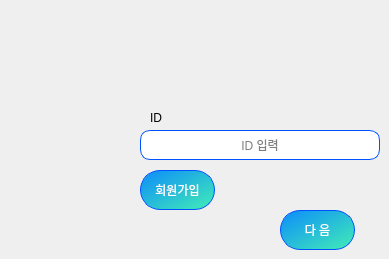
      <widget class="QWidget" name="page_31">
       <widget class="QLineEdit" name="le_input_ID">
        <property name="geometry">
         <rect>
          <x>140</x>
          <y>130</y>
          <width>240</width>
          <height>30</height>
         </rect>
        </property>
        <property name="styleSheet">
         <string notr="true">background:rgb(255, 255, 255);
border:1px solid rgb(0, 81, 255);
border-radius:10px;
</string>
        </property>
        <property name="inputMethodHints">
         <set>Qt::ImhNone</set>
        </property>
        <property name="alignment">
         <set>Qt::AlignCenter</set>
        </property>
        <property name="placeholderText">
         <string>ID 입력</string>
        </property>
       </widget>
       <widget class="QPushButton" name="btn_next">
        <property name="geometry">
         <rect>
          <x>280</x>
          <y>210</y>
          <width>75</width>
          <height>40</height>
         </rect>
        </property>
        <property name="styleSheet">
         <string notr="true">QPushButton{
color: white;
background-color:qlineargradient(spread:pad, x1:0, y1:0, x2:0.857143, y2:0.857955, stop:0 rgba(13, 140, 251, 255), stop:1 rgba(58, 224, 191));
	border-radius: 20px;
border:1px solid rgb(0, 81, 255);
}
QPushButton:hover {
color: white;
	background-color: qlineargradient(spread:pad, x1:0, y1:0, x2:0.857143, y2:0.857955, stop:0 rgba(10, 242, 251, 255), stop:1 rgba(224, 6, 159, 255));
	border-radius: 20px;}
QPushButton:pressed {
border: 3px solid rgb(0, 81, 255);
color: white;
	background-color: qlineargradient(spread:pad, x1:0, y1:0, x2:0.857143, y2:0.857955, stop:0 rgba(10, 242, 251, 255), stop:1 rgba(224, 6, 159, 255));
	border-radius: 20px;}

</string>
        </property>
        <property name="text">
         <string>다 음</string>
        </property>
       </widget>
       <widget class="QPushButton" name="btn_join">
        <property name="geometry">
         <rect>
          <x>140</x>
          <y>170</y>
          <width>75</width>
          <height>40</height>
         </rect>
        </property>
        <property name="styleSheet">
         <string notr="true">QPushButton{
color: white;
background-color:qlineargradient(spread:pad, x1:0, y1:0, x2:0.857143, y2:0.857955, stop:0 rgba(13, 140, 251, 255), stop:1 rgba(58, 224, 191));
	border-radius: 20px;
border:1px solid rgb(0, 81, 255);
}
QPushButton:hover {
color: white;
	background-color: qlineargradient(spread:pad, x1:0, y1:0, x2:0.857143, y2:0.857955, stop:0 rgba(10, 242, 251, 255), stop:1 rgba(224, 6, 159, 255));
	border-radius: 20px;}
QPushButton:pressed {
border: 3px solid rgb(0, 81, 255);
color: white;
	background-color: qlineargradient(spread:pad, x1:0, y1:0, x2:0.857143, y2:0.857955, stop:0 rgba(10, 242, 251, 255), stop:1 rgba(224, 6, 159, 255));
	border-radius: 20px;}

</string>
        </property>
        <property name="text">
         <string>회원가입</string>
        </property>
       </widget>
       <widget class="QLabel" name="label_29">
        <property name="geometry">
         <rect>
          <x>150</x>
          <y>110</y>
          <width>21</width>
          <height>16</height>
         </rect>
        </property>
        <property name="text">
         <string>ID</string>
        </property>
       </widget>
      </widget>
